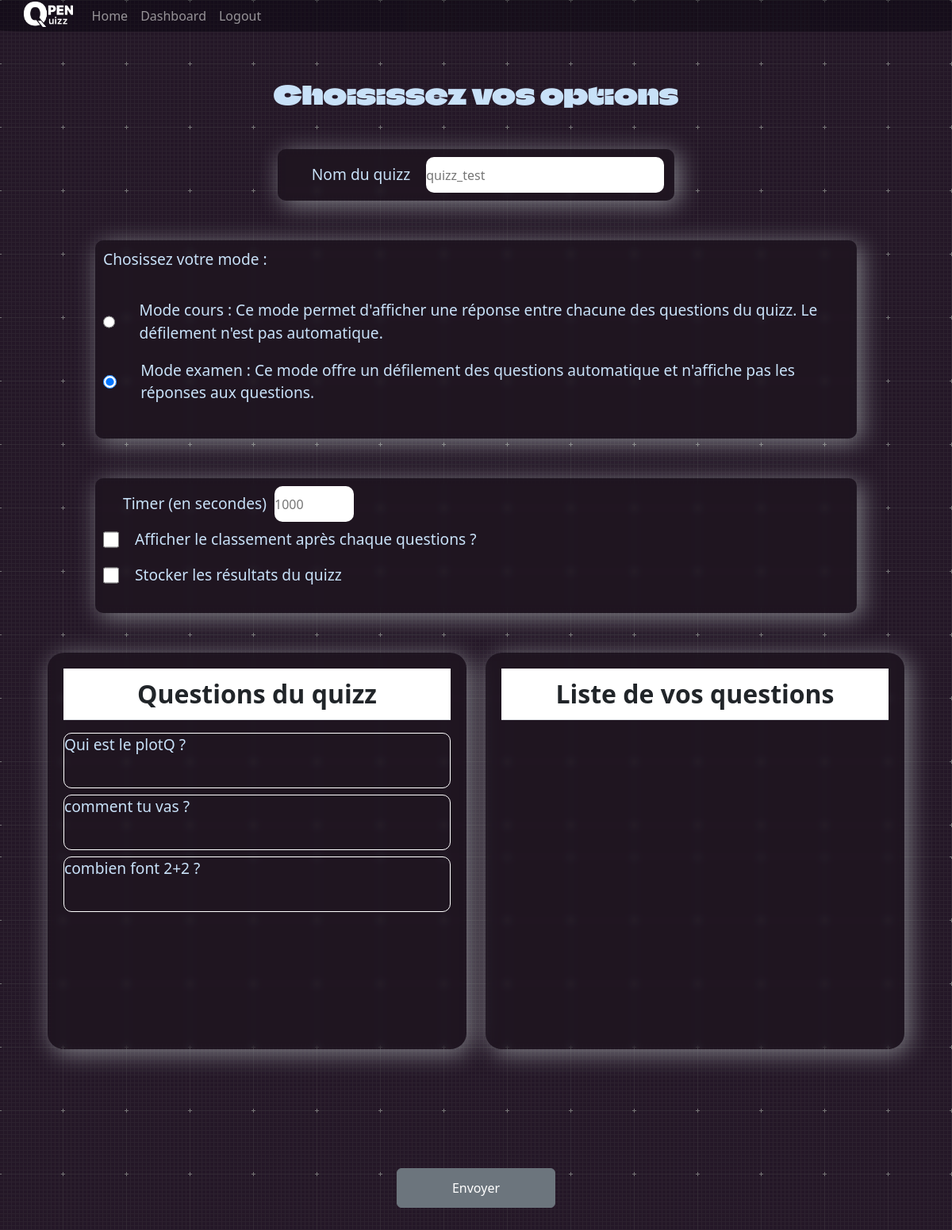
The app's page /modify/cdd8a72b-0627-4da0-ace2-91205c9a031f (signed in) with its own data.
### administrateur/models.py (models this page shows)
class Quizz(models.Model):
    id = models.UUIDField(primary_key=True, default=uuid.uuid4, editable=False)
    pseudo = models.CharField(max_length=255)
    name = models.CharField(max_length=255, default="null")
    mode = models.CharField(max_length=255)
    timer = models.IntegerField(default=0)
    afficher = models.BooleanField(default=False)
    stocker = models.BooleanField(default=False)
    numero = models.IntegerField(default=0)  # ne sert à rien d 'autre que la simplification du processus de suppression de questions
    onGame = models.BooleanField(default=False)

class Question(models.Model):
    id = models.UUIDField(primary_key=True,default=uuid.uuid4,editable=False)
    pseudo = models.CharField(max_length=255)
    theme = models.CharField(max_length=255, default='')
    intitule = models.CharField(max_length=255, default="")
    enonce = models.CharField(max_length=255)
    reponse1 = models.CharField(max_length=255, default='null')
    reponse2 = models.CharField(max_length=255, default='null')
    reponse3 = models.CharField(max_length=255, default='null')
    reponse4 = models.CharField(max_length=255, default='null')
    reponseVrai = models.CharField(max_length=255, default='null') #Si qcm
    reponse = models.CharField(max_length=255, default='null') #Si pas qcm
    image = models.ImageField(upload_to='media/', null=True, blank=True)
    qcm = models.BooleanField(default=False)
    numero = models.IntegerField(default=0) #ne sert à rien d 'autre que la simplification du processus de suppression de questions

### administrateur/views.py (the view, shortened to what this page needs)
# urls.py: path('modify/<str:id>', modifierquizz, name="modifyquizz"),
@login_required
def modifierquizz(request, id):
    quizz = Quizz.objects.all().filter(pseudo=str(request.user.username)).filter(id=id)[0]
    association = Association.objects.all().filter(idQuizz=quizz.id)
    questions = Question.objects.all().filter(pseudo=str(request.user.username))
    liste_id_quizz = ''
    liste_id_question = ''
    for i in range(len(questions)):
        questions[i].numero = i
        questions[i].save()
        liste_id_question += str(questions[i].id) + ', '
    for k in range(len(association)):
        liste_id_quizz += str(association[k].idQuestion) + ', '
    context = {
        "questions": questions,
        "quizz":quizz,
        "liste_id_question":liste_id_question,
        'liste_id_quizz':liste_id_quizz
    }
    return render(request, "administrateur/modifierquizz.html", context)

### administrateur/templates/administrateur/modifierquizz.html (shortened to what this page needs)
{% load static %}
<!DOCTYPE html>
<html lang="fr">
<head>
    <link rel="stylesheet" href="{% static 'administrateur/css/creationQuizz.css' %}">
    <link href="https://cdn.jsdelivr.net/npm/bootstrap@5.3.0-alpha1/dist/css/bootstrap.min.css" rel="stylesheet">
</head>
<body>
    {% include 'OpenQuizz/navbarconnected.html' %}
    <div class="main">
        <div class="texte">
            <h1>Choisissez vos options</h1>
        </div>
    <div class="nomquizz">
        <div class="textename">
            <p>Nom du quizz</p>
            <input type="text" id="namequizz" placeholder="{{quizz.name}}">
        </div>
    </div>
        <div class="options">
            <div class="mode">
                <div class="textemode">
                    <p>Chosissez votre mode :</p>
                </div>
                <div class="mode1">
                    {% if quizz.mode == 'cours' %}
                    <input type="radio" name="choix" required id="choix1" checked>
                    {% else %}
                        <input type="radio" name="choix" required id="choix1">
                    {% endif %}
                    <p>Mode cours : Ce mode permet d'afficher une réponse entre chacune des questions du quizz. Le défilement n'est pas automatique.</p>
                </div>
                <div class="mode2">
                    {% if quizz.mode == 'examen' %}
                    <input type="radio" name="choix" required id="choix2" checked>
                    {% else %}
                        <input type="radio" name="choix" required id="choix2">
                    {% endif %}
                    <p>Mode examen : Ce mode offre un défilement des questions automatique et n'affiche pas les réponses aux questions.</p>
                </div>
            </div>
        </div>
        <div class="optionsModeC">
            <div class="container1">
                <div class="compteur_container">
                    <div class="selecttime">
                        <p>Timer (en secondes)</p>
                        <input type="number" min="1" class="timer" placeholder="{{quizz.timer}}">
                    </div>
                </div>
                <div class="classement">
                    {% if quizz.afficher == True %}
                        <input type="checkbox" name="classement" id="classement" checked>
                    {% else %}
                        <input type="checkbox" name="classement" id="classement">
                    {% endif %}
                    <p>Afficher le classement après chaque questions ?</p>
                </div>
                <div class="stocker">
                    {% if quizz.stocker == True %}
                       <input type="checkbox" name="stocker" id="stocker" checked>
                    {% else %}
                        <input type="checkbox" name="stocker" id="stocker">
                    {% endif %}
                    <p>Stocker les résultats du quizz</p>
                </div>
            </div>
        </div>
        <div class="all">
            <div class="gauche">
                <div class="tableau" >
                    <table id="table3" class="table">
                        <tr>
                            <th class="titre">Questions du quizz</th>
                        </tr>
                    </table>
                    <div class="displayquestions">
                        {% for question in questions %}
                                <div class="questiong" id="{{question.numero}}question" onclick="changerGtoD()">
                                    <div class="texteq">
                                        <p class="{{question.numero}}">{{question.enonce}}</p>
                                    </div>
                                </div>
                        {% endfor %}
                 </div>
                </div>
            </div>
            <div class="droite">
                 <div class="tableau">
                    <table id="table3" class="table">
                        <tr>
                            <th class="titre">Liste de vos questions</th>
                        </tr>
                    </table>
                </div>
            </div>
        </div>
    <div class="submit">
        <input id="submit" type="submit" value="Envoyer" class="btn btn-secondary ml-1">
        </div>
    </div>
</body>
</html>

### administrateur/static/administrateur/css/creationQuizz.css (style rules this page uses)
* { margin: 0; padding: 0; outline: 0; border: 0; border-spacing: 0; box-sizing: border-box; }
body { background-image: url("../img/graphy--dark--1920x1080.png"); }
.main { height: 100%; padding-top: 100px; display: flex; flex-direction: column; }
.texte { width: 100%; }
.texte h1 { text-align: center; font-size: 2rem; color: #c8e1f8; font-family: Font; margin-bottom: 50px; }
.nomquizz { margin: 0 auto; display: flex; flex-direction: column; width: 500px; -webkit-backdrop-filter: blur(15px); backdrop-filter: blur(4px); background-color: rgba(0, 0, 0, 0.2); border-radius: 10px; box-shadow: 5px 5px 30px rgba(240, 255, 251, 0.45); margin-bottom: 50px; }
.textename { margin: 0 auto; display: flex; flex-direction: row; padding: 10px; justify-content: center; align-content: center; align-content: center; }
.textename p { margin-left: 30px; transform: translateY(8px); }
.textename input { width: 300px; border-radius: 10px; margin-left: 20px; }
.mode { margin: 0 auto; display: flex; flex-direction: column; width: 80%; height: 250px; -webkit-backdrop-filter: blur(15px); backdrop-filter: blur(4px); background-color: rgba(0, 0, 0, 0.2); border-radius: 10px; box-shadow: 5px 5px 30px rgba(240, 255, 251, 0.45); }
p { font-size: 1.2rem; color: #c8e1f8; }
input { width: 20px; margin-left: 10px; margin-right: 10px; }
.textemode { padding: 10px; }
.mode1, .mode2 { display: flex; flex-direction: row; padding: 1px 1px 1px 10px; }
.mode1 p, .mode2 p { margin-left: 30px; transform: translateY(8px); }
.optionsModeC { margin: 0 auto; margin-top: 50px; display: flex; flex-direction: column; width: 80%; height: 170px; -webkit-backdrop-filter: blur(15px); backdrop-filter: blur(4px); background-color: rgba(0, 0, 0, 0.2); border-radius: 10px; box-shadow: 5px 5px 30px rgba(240, 255, 251, 0.45); }
.container1 { padding: 10px; }
.compteur_container { display: flex; flex-direction: row; }
.container1 p { transform: translateY(8px); margin-left: 20px; }
.selecttime { margin-left: 5px; display: flex; flex-direction: row; }
.selecttime input { margin-left: 10px; width: 100px; border-radius: 10px; }
.classement { display: flex; flex-direction: row; }
.stocker { display: flex; flex-direction: row; }
.all { margin: 0 auto; margin-top: 50px; margin-bottom: 50px; width: 100%; display: flex; flex-direction: row; }
.gauche { display: flex; flex-direction: column; width: 700px; height: 500px; margin: 0 auto; margin-left:5% ; margin-right: 1%; -webkit-backdrop-filter: blur(15px); backdrop-filter: blur(4px); background-color: rgba(0, 0, 0, 0.2); border-radius: 4%; box-shadow: 5px 5px 30px rgba(240, 255, 251, 0.45); }
.droite { overflow: auto; margin: 0 auto; margin-right: 5%; margin-left: 1%; display: flex; flex-direction: column; width: 700px; height: 500px; -webkit-backdrop-filter: blur(15px); backdrop-filter: blur(4px); background-color: rgba(0, 0, 0, 0.2); border-radius: 4%; box-shadow: 5px 5px 30px rgba(240, 255, 251, 0.45); }
.tableau { padding: 20px; }
table { color: #c8e1f8; }
th { color: #c8e1f8; border: 2px solid #c8e1f8; }
.questiong { display: none; flex-direction: row; border: 1px solid white; margin-bottom: 8px; border-radius: 10px; height: 70px; }
.questiong .texteq { text-align: left; width: 95%; }
.titre { font-size: 2rem; color: #c8e1f8; text-align: center; }
.submit { color: #c8e1f8; text-align: center; width: 100%; }
#submit { width: 200px; height: 50px; margin-top: 100px; margin-bottom: 200px; }

### records on screen
Quizz: name "quizz_test", timer "1000"
Question: enonce "Qui est le plotQ ?"
Question: enonce "comment tu vas ?"
Question: enonce "combien font 2+2 ?"
